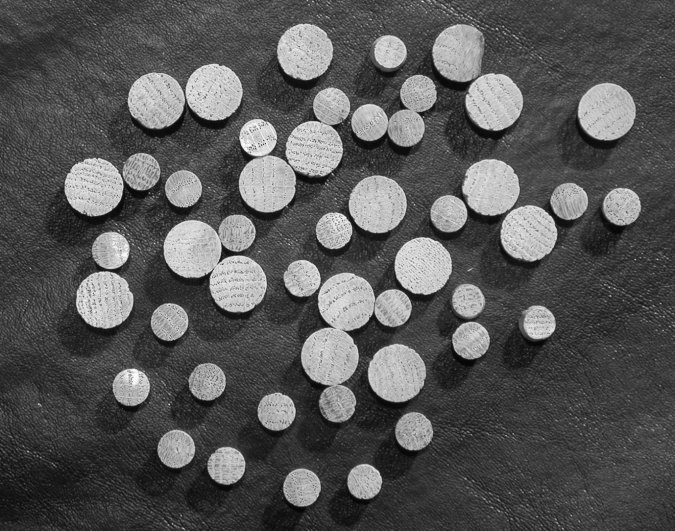
#> input picture canny/dowels.tif, 675 x 531 px
$ python canny.py
#> lines starting #> are read from the running program, lines starting #| are printed output that depends on the picture; after the words box and inside, x2 and y2 are one past the last pixel; in counts of white or black regions, pixels touching at a corner belong together
#> further down, im is the input picture: shape (531, 675, 3); min 2, max 255, mean 86.9
import cv2 as cv
import numpy as np


def edge_canny(src, low_thresh, high_thresh):
    # 1. Noise Reduction with a Gaussian filter
#> called with low_thresh = 150, high_thresh = 300
    src = cv.GaussianBlur(src, ksize=(5, 5), sigmaX=0, sigmaY=0)
    h, w = src.shape[:2]
#> h = 531; w = 675
    dst = np.zeros((h, w), dtype=np.uint8)
    t_list = np.zeros((h, w))
    g_list = np.zeros((h, w))

    # 2. Finding Image Gradients
    for x in range(1, h-1):
        for y in range(1, w-1):
            # sobel kernel in the x direction
            vx = src[x-1, y-1] + 2*src[x-1, y] + src[x-1, y+1] - src[x+1, y-1] - 2*src[x+1, y] - src[x+1, y+1]
            # sobel kernel in the y direction
            vy = +src[x-1, y-1] + 2*src[x, y-1] + src[x+1, y-1] - src[x-1, y+1] - 2*src[x, y+1] - src[x+1, y+1]
            # Find magnitude
            g = int(abs(vx) + abs(vy))

            vx = vx if vx else 1.570796
            t = round(np.arctan(vy/vx)*180/np.pi)

            if t < 0:
                t += 180
            if t < 22:
                t = 0
            elif t < 67:
                t = 45
            elif t < 112:
                t = 90
            elif t < 160:
                t = 135
            elif t <= 180:
                t = 0

            g_list[x][y] = g
            t_list[x][y] = t
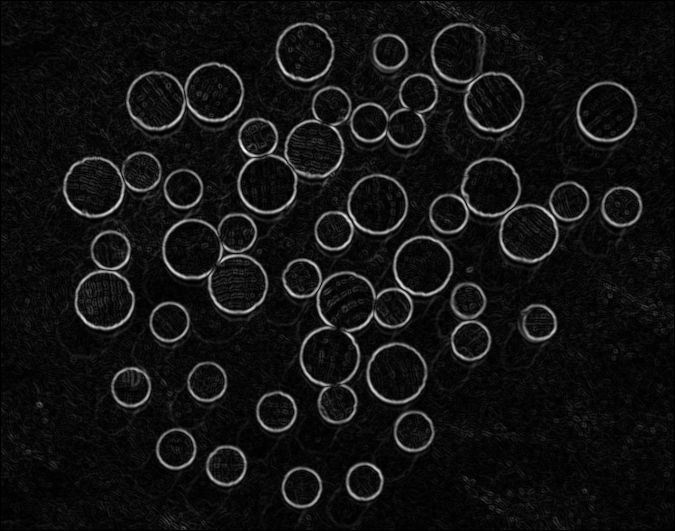
#> g_list: shape (531, 675) float64; min 0, max 758, mean 54.5; drawn with min black and max white
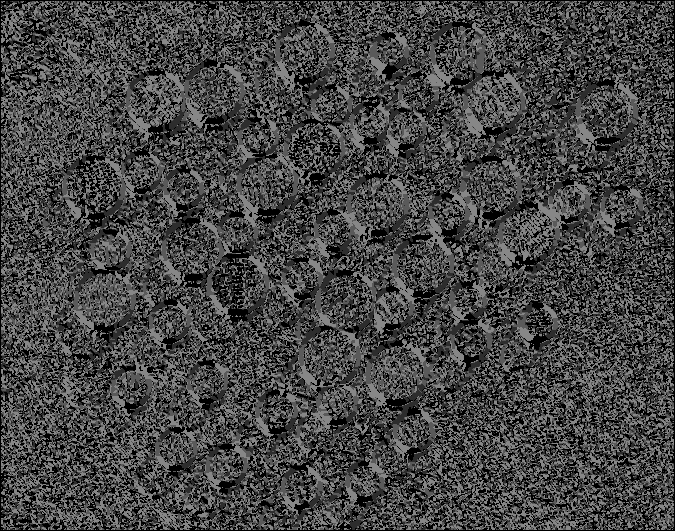
#> t_list: shape (531, 675) float64; min 0, max 135, mean 67.9
            # dst[x, y] = g

    #  3. Hysteresis Thresholding
    #  4. Non-maximum Suppression and output
    for x in range(1, h-1):
        for y in range(1, w-1):
            vc_t = t_list[x][y]
            vc_g = g_list[x][y]

            if vc_g < low_thresh:
                dst[x, y] = 0
                continue
            elif vc_g >= high_thresh or\
                g_list[x - 1][y - 1 ] >= high_thresh or \
                g_list[x - 1][y] >= high_thresh or \
                g_list[x - 1][y + 1] >= high_thresh or \
                g_list[x][y - 1] >= high_thresh or \
                g_list[x][y + 1] >= high_thresh or \
                g_list[x + 1][y - 1] >= high_thresh or \
                g_list[x + 1][y] >= high_thresh or \
                g_list[x + 1][y + 1] >= high_thresh:
                vc_g = vc_g
                # dst[x, y] = 255
            else:
                dst[x][y] = 0
                continue

            if vc_t == 0:
                va_g = g_list[x + 1][y]
                vb_g = g_list[x - 1][y]
            elif vc_t == 45:
                va_g = g_list[x + 1][y + 1]
                vb_g = g_list[x - 1][y - 1]
            elif vc_t == 90:
                va_g = g_list[x][y + 1]
                vb_g = g_list[x][y - 1]
            elif vc_t == 135:
                va_g = g_list[x - 1][y + 1]
                vb_g = g_list[x + 1][y - 1]
            else:
                va_g = 0
                vb_g = 0

            if not (vc_g > va_g and vc_g > vb_g):
                dst[x][y] = 0
            else:
                dst[x][y] = 255
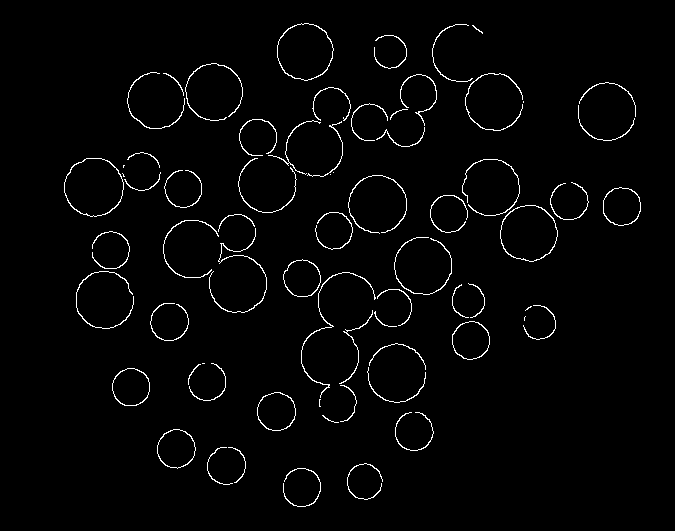
#> dst: shape (531, 675); 2.1% white in thin lines or dots, all inside (x1, y1, x2, y2) = (64, 23, 641, 507)

    return dst


if __name__ == "__main__":
    im = cv.imread("dowels.tif")
    gray = cv.cvtColor(im, cv.COLOR_BGR2GRAY)
    output_img = edge_canny(gray, 150, 300)
    cv.imshow('result', output_img)
    cv.waitKey(0)
